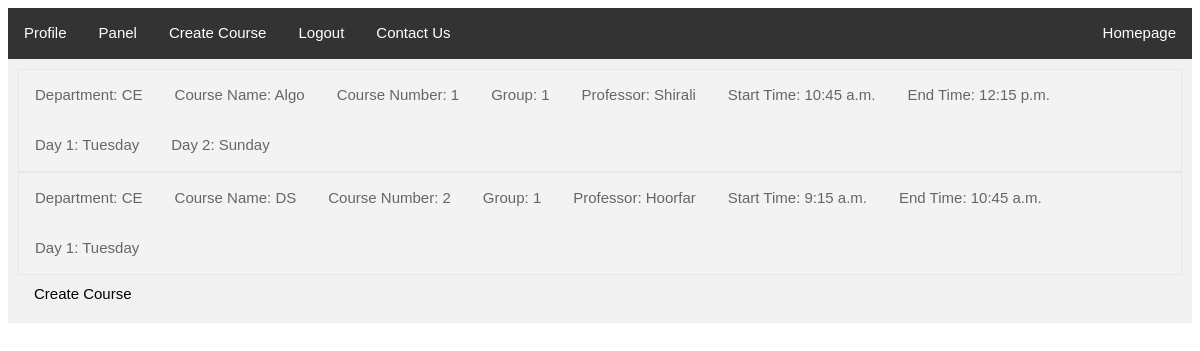
The page /panel/ (signed in) on the database its author committed.
### portal/models.py (models this page shows)
class Course(models.Model):
    department = models.CharField(max_length=150)
    name = models.CharField(max_length=150)
    course_number = models.IntegerField()
    group = models.IntegerField()
    professor_name = models.CharField(max_length=150)
    start_time = models.TimeField()
    end_time = models.TimeField()
    DAYS_OF_WEEK = (
        (0, 'Saturday'),
        (1, 'Sunday'),
        (2, 'Monday'),
        (3, 'Tuesday'),
        (4, 'Wednesday'),
    )
    day_1 = models.IntegerField(choices=DAYS_OF_WEEK, null=False,)
    day_2 = models.IntegerField(choices=DAYS_OF_WEEK, null=True,blank=True)

### portal/views.py (the view)
# urls.py: path('panel/', UserPanelView.as_view(), name='panel'),
class UserPanelView(generic.ListView):
    model = Course
    template_name = 'portal/panel.html'
    context_object_name = 'courses'

### portal/templates/portal/panel.html
{% extends "portal/base.html" %}
{% block content %}
    <ul class="vertical" style="width: auto">
        {% for course in courses %}
            <ul id='course_{{ course.course_number }}_{{ course.group }}' class="horizontal2 gray">
                <li><a>Department: {{ course.department }}</a></li>
                <li><a>Course Name: {{ course.name }}</a></li>
                <li><a>Course Number: {{ course.course_number }}</a></li>
                <li><a>Group: {{ course.group }}</a></li>
                <li><a>Professor: {{ course.professor_name }}</a></li>
                <li><a>Start Time: {{ course.start_time }}</a></li>
                <li><a>End Time: {{ course.end_time }}</a></li>
                <li><a>Day 1: {{ course.get_day_1_display }}</a></li>
                {% if course.day_2 %}
                    <li><a>Day 2: {{ course.get_day_2_display }}</a></li>
                {% endif %}
            </ul>
        {% endfor %}
        {% if request.user.is_superuser %}
            <li><a id="make_new_course_link" href="{% url 'portal:create_course' %}">Create Course</a></li>
        {% endif %}
    </ul>
{% endblock %}

### portal/templates/portal/base.html (style rules this page uses)
ul { list-style-type: none; margin: 0; padding: 0; overflow: hidden; background-color: #333; box-sizing: inherit; font-family: Verdana, sans-serif; font-size: 15px; line-height: 1.5; }
ul.horizontal2 { list-style-type: none; margin: 0; padding: 0; overflow: hidden; border: 1px solid #e7e7e7; background-color: #f3f3f3; }
ul.horizontal2 li { float: left; }
ul.horizontal2 li a { display: inline-block; color: #666; text-align: center; padding: 14px 16px; text-decoration: none; }
ul.vertical { list-style-type: none; margin: 0px; padding: 10px; width: 250px; background-color: #f1f1f1; }
ul.vertical li a { display: block; color: #000; padding: 8px 0 8px 16px; text-decoration: none; }
ul.gray { border: 1px solid #e7e7e7; background-color: #f3f3f3; }
ul.gray li a { display: block; color: #666; text-align: center; padding: 14px 16px; text-decoration: none; }

### rows shown on the page
Course: department "CE", name "Algo", course_number "1", group "1", professor_name "Shirali", start_time "10:45 a.m.", end_time "12:15 p.m.", day_1 "Tuesday", day_2 "Sunday"
Course: department "CE", name "DS", course_number "2", group "1", professor_name "Hoorfar", start_time "9:15 a.m.", end_time "10:45 a.m.", day_1 "Tuesday"
